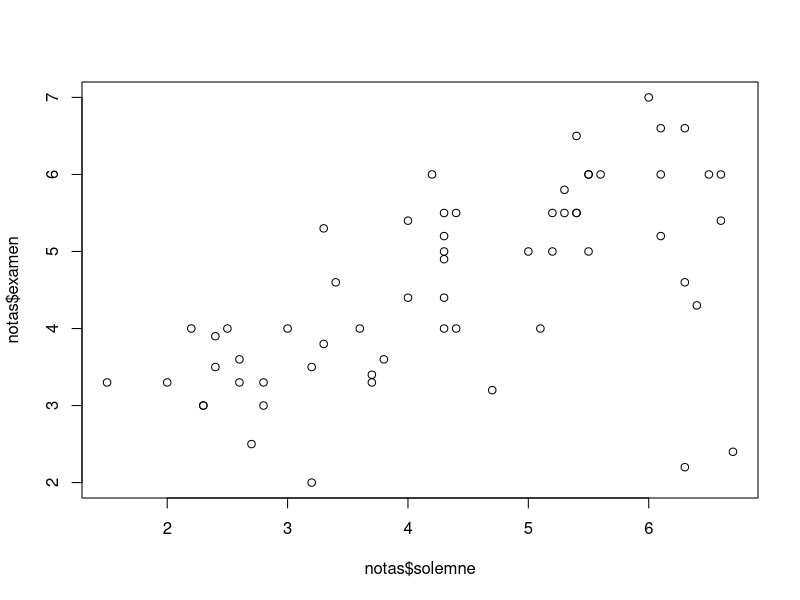
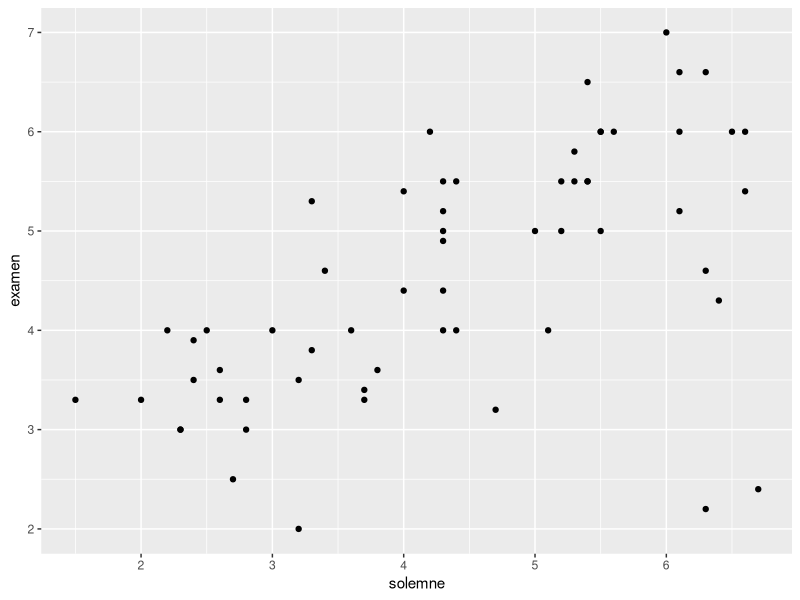
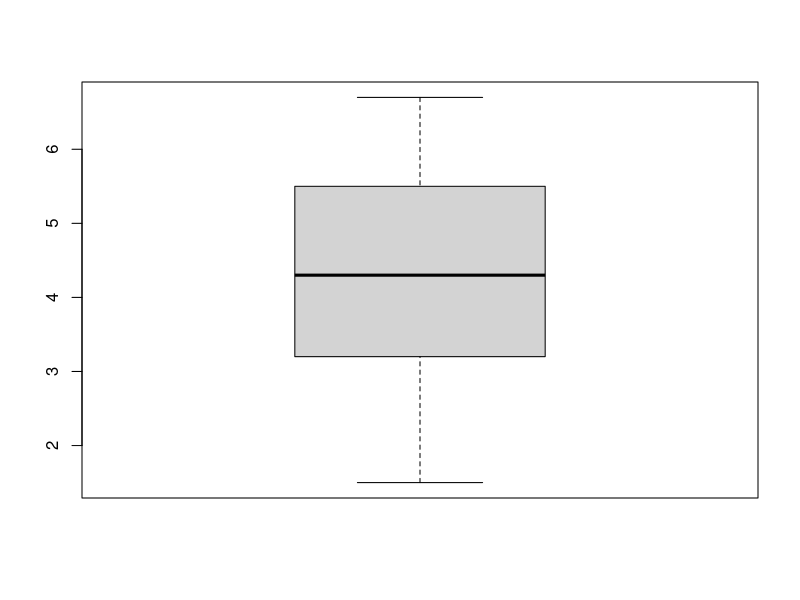
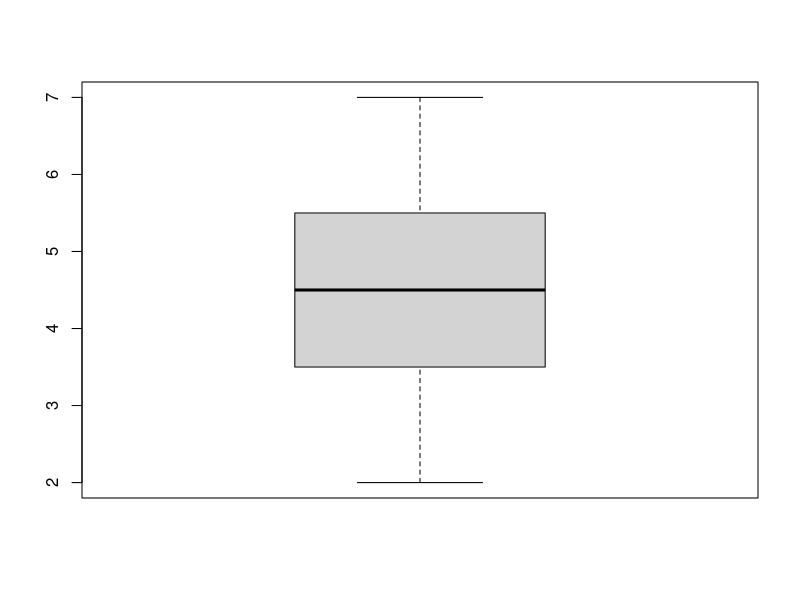
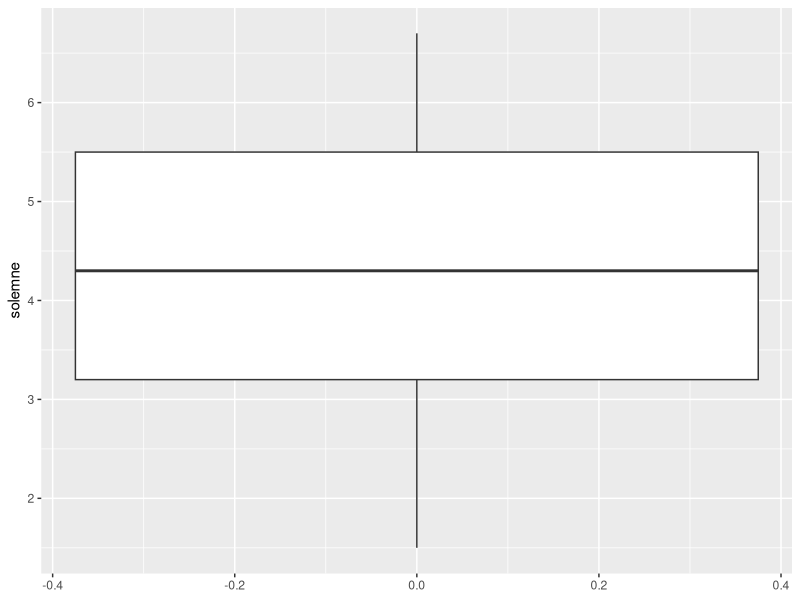
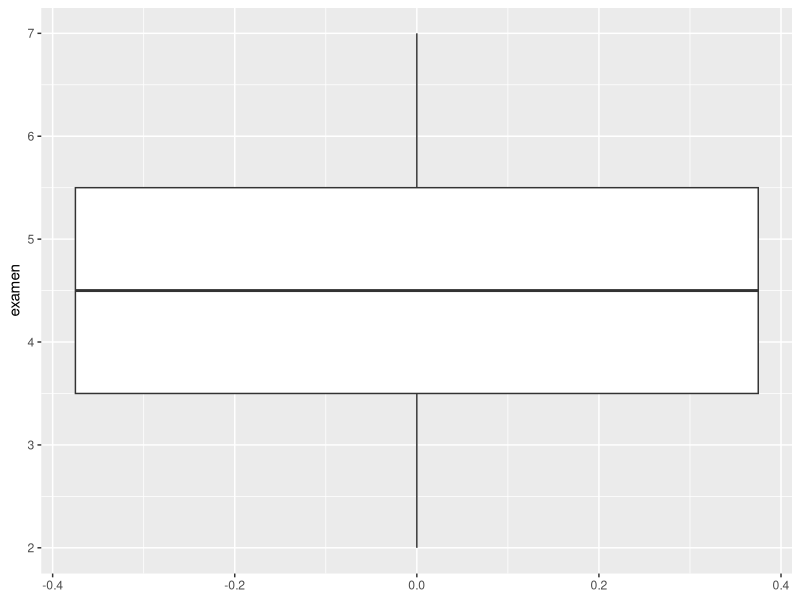
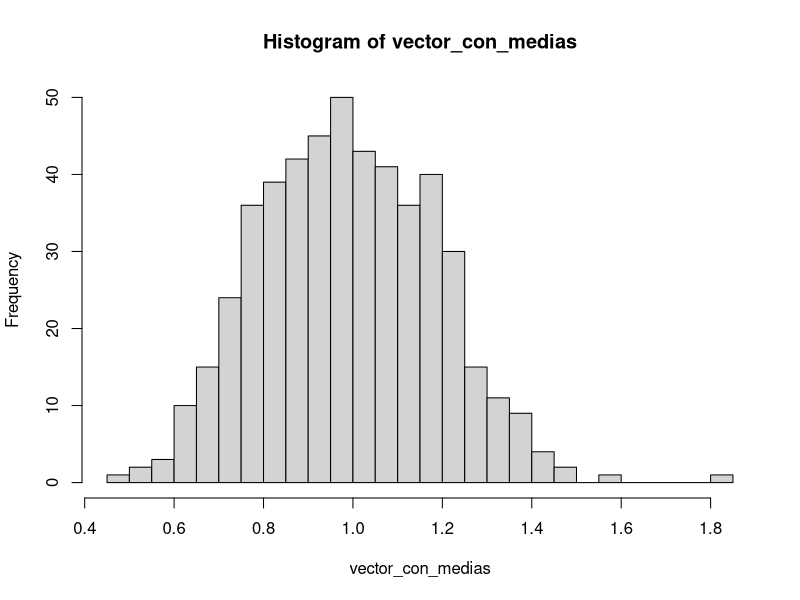
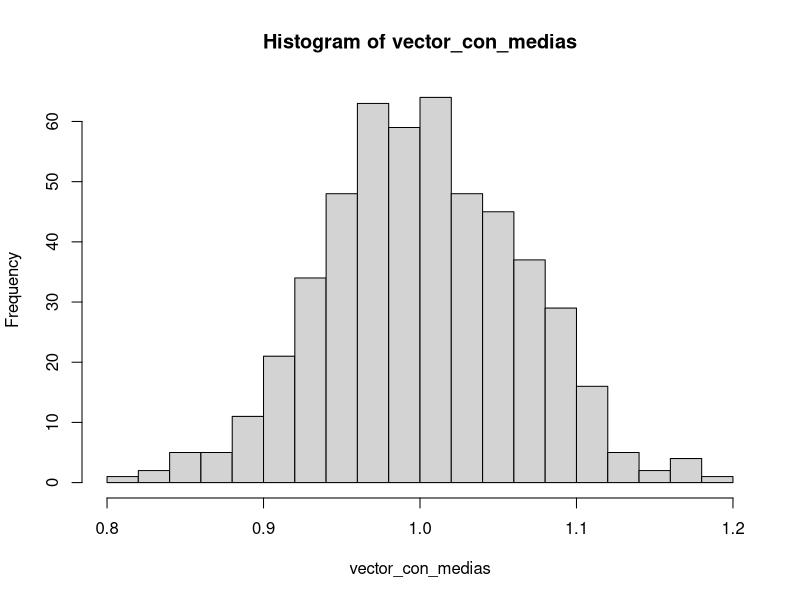

Source code (R) for these figures, in order:
library(readxl)
library(ggplot2)
library(dplyr)


# 1) Use la función read_excel para importar la base de datos "nombres60.xlsx" 
#    guarde el tibble resultante un objeto de nombre "notas"

# Sol: (no olvidar las comillas y la extensión .xlsx del archivo)
notas <- read_excel("nombres60.xlsx")
notas # no es necesario pero ayuda a entender la solución



# 2) Cree un diagrama de dispersión, con las notas de la prueba
# solemne en el eje horizontal y las del examen en el eje vertical
# Puede usar los grafico de base o los de ggplot2 

# Sol:
# Opción 1: base. Note que requiere vectores, como p.e. notas$examen
plot(notas$solemne, notas$examen)

# Opción 2: ggplot2. Requiere el data frame y el nombre de las cols
ggplot(notas) + 
  geom_point(aes(x = solemne, y = examen))




# 3) Cree dos diagramas boxplot: uno para las notas de la solemne
# y otro para las notas del examen
# Puede usar los grafico de base o los de ggplot2 

# Sol:
# Opción 1: base. Note que requiere vectores, como p.e. notas$examen
boxplot(notas$solemne)
boxplot(notas$examen)

# Opción 2: ggplots. Requiere el data frame y el nombre de las cols
ggplot(notas) + 
  geom_boxplot(aes(y = solemne))

ggplot(notas) + 
  geom_boxplot(aes(y = examen))


# 4) Compute la media de las notas de la  prueba solemne y 
# la desviacion estándar de las notas de examen 

# Sol:
# Opción 1, usando vectores 
mean(notas$solemne)
sd(notas$examen)


# Opción 2, usando una data frame y summary (base)
notas %>% 
  summarise(mean_sol = mean(solemne),
            sd_examen = sd(examen))


# 5) Compute los quantiles 0.25 y 0.75 de las notas del examen
# Sol:
# Opción 1. Usando vectores y quantile
quantile(notas$examen, 0.25)
quantile(notas$examen, 0.75)

# Opción 1b. Usando vectores y summary
summary(notas$examen)

# Opción 2. Usando todo el data frame y summarise
notas %>% 
  summarise(examen_25 = quantile(examen, 0.25),
            examen_75 = quantile(examen, 0.75))

# Opción 2b. Usando todo el data frame summary (base)
summary(notas)

# 6) Cree una nueva tibble que contenga unicamente las observaciones
# de las personas que obtuvieron un 4 o más en el examen
# azul en el examen opcion 1

# Sol:
# Opcion 1: Indexado logico (base)  
notas_exazul <- notas[notas$examen >= 4, ]

# Opcion 2: usando filter (filter)
notas_exazul <- notas %>% filter(examen >= 4)

notas_exazul

# No era necesario asignar el resultado a un objeto, pero hace 
# más corto el próximo código

# 7) Compute la proporcion de gente que obtuvo un azul en el examen
# Sol:
# Opcion 1, usando la nueva tibble
nrow(notas_exazul)/nrow(notas)

# Opcion 2.a usando el vector de notas examen y la suma de TRUE y FALSE 
sum(notas$examen >= 4)/length(notas$examen)


# Opcion 2.b indexando el vector de notas
length(notas$examen[notas$examen >= 4])/length(notas$examen)

# Opción 3 usando la tibble original
notas %>% 
  summarise(
    n = n(),
    n_azul = sum(examen >= 4),
    proporcion = n_azul/n
  )



# 8) Suponga que tiene una población de 10000 observaciones provemientes
# de una distribución exponencial con valor esperado igual a 1. Suponga que 
# de esta poblacion extraemos muestras de tamaño igual a 25 observaciones. 
# Cree un histograma de las medias muestrales y calcule la desviación 
# estándar de las medias muestrales. Utilice 500 muestras para el histograma y
# el cálculo de la desviación estándar.

# Sol: 
# Adaptando el código de la Guía 2, para el caso de 
# 500 muestras, de tamaños muestrales 25 y datos de una exponencial
# con valor esperado 1

muestras <- 500
n <- 25
set.seed(12345)
poblacion <- rexp(10000, rate = 1) # rate es 1/media
media_poblacional <- 1/1  # es 1

vector_con_medias <- vector(mode = "numeric", length = muestras)

for (i in 1:muestras) {
  esta_muestra <- sample(poblacion, size = n)
  media_muestral <- mean(esta_muestra)
  # cuando i=1 cambiará el primer componente del vector
  # cuando i = 2 cambiará el segundo componente del vector 
  vector_con_medias[i] <- media_muestral
}

hist(vector_con_medias, breaks = 21)

sd(vector_con_medias)




# 9) Repita el ejercicio anterior, pero esta vez tome muestras de tamaño igual 250.
# Es ahora la desviación estándar de la media muestral  mayor o menor 
# a la del ejercicio anterior?

# Sol:
# El código es idéntico al de la pregunta anterior, excepto que
# debemos cambiar el tamaño muestral (n) a 250


muestras <- 500
n <- 250
set.seed(12345)
poblacion <- rexp(10000, rate = 1) # rate es 1/media
media_poblacional <- 1/1  # es 1

vector_con_medias <- vector(mode = "numeric", length = muestras)

for (i in 1:muestras) {
  esta_muestra <- sample(poblacion, size = n)
  media_muestral <- mean(esta_muestra)
  # cuando i=1 cambiará el primer componente del vector
  # cuando i = 2 cambiará el segundo componente del vector 
  vector_con_medias[i] <- media_muestral
}

hist(vector_con_medias, breaks = 21)

sd(vector_con_medias)

# Con tamaño muestrade 25, la desviación estándar de las medias 
# muestrales era igual  a 0.197, mienstras que con tamaño muestral de 250, 
# la misma desviación esándar es de 0.063, claramente menor que la primera.
